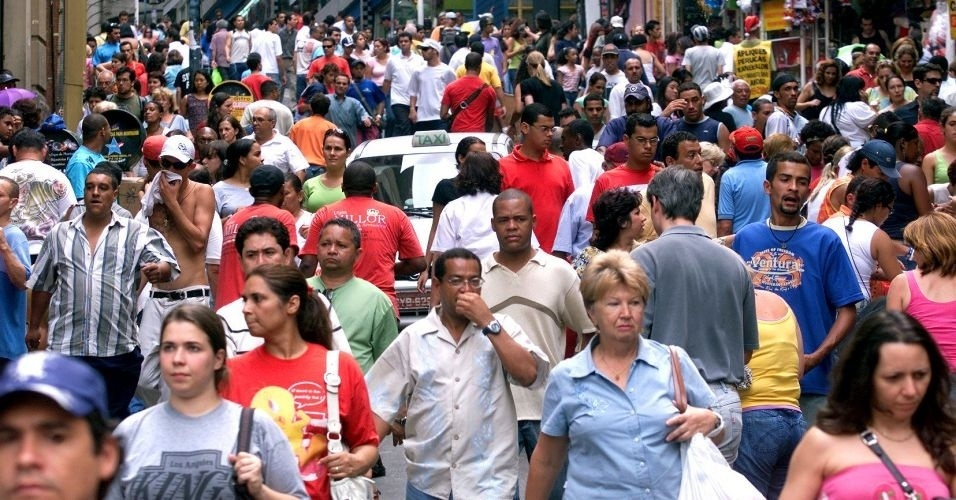
#> input picture Master/src/V03/pessoas/im6.jpg, 956 x 500 px, found by its file name
$ python face_recon.py pessoas/im6.jpg pessoas/im6.jpg   (Python 2 division)
#> lines starting #> are read from the running program, lines starting #| are printed output that depends on the picture; after the words box and inside, x2 and y2 are one past the last pixel; in counts of white or black regions, pixels touching at a corner belong together
# https://realpython.com/blog/python/face-recognition-with-python/
# cd /Users/mauricioalouan/Dropbox/MLAgro/V03/
# source activate opencv

from sys import argv
import cv2

# Get user supplied values
#imagePath = argv[1]
#cascPath = sys.argv[2]

imagelocation = "/Users/mauricioalouan/Dropbox/MLAgro/V03/pessoas/"
imagename = "im6.jpg"
cascPath = "/Users/mauricioalouan/Dropbox/MLAgro/V03/haar/haarcascade_frontalface_alt.xml"

#imagelocation = "/Users/mauricioalouan/Dropbox/MLAgro/V03/area/"
#imagename = "area.jpg"
#cascPath = "/Users/mauricioalouan/Dropbox/MLAgro/V03/haar/laranja20-01.xml"


imagePath = imagelocation + "/" + imagename


# Create the haar cascade
faceCascade = cv2.CascadeClassifier(cascPath)

# Read the image
image = cv2.imread(imagePath)
#> image is the input picture: shape (500, 956, 3); mean B, G, R 112.8, 107.9, 128
cv2.imshow("Faces found" ,image)

gray = cv2.cvtColor(image, cv2.COLOR_BGR2GRAY)
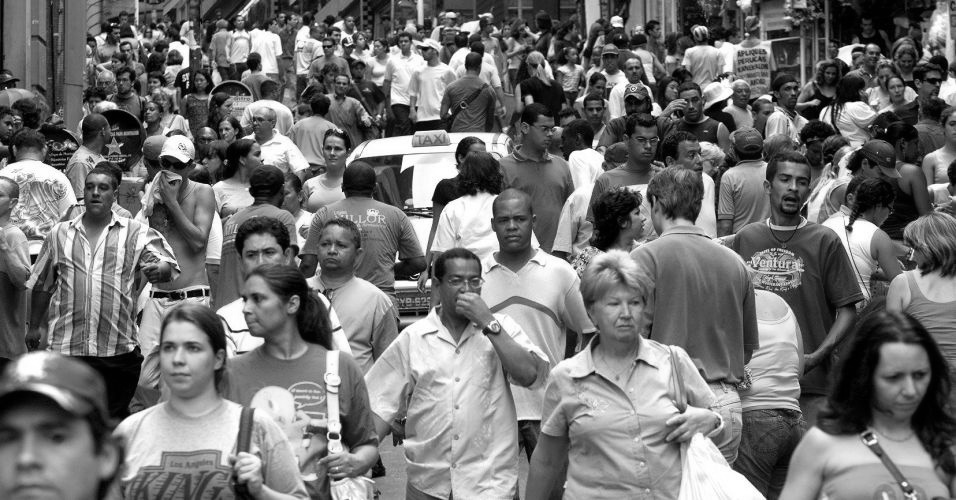
#> gray: shape (500, 956); min 0, max 255, mean 114.5

detector = cv2.CascadeClassifier(cascPath)
faces = detector.detectMultiScale(gray, scaleFactor=1.1,
	minNeighbors=2, minSize=(10, 10), maxSize =(100,100))
#> faces = 17 rows, first 6: [885, 78, 23, 23], [139, 102, 21, 21], [582, 100, 25, 25], [195, 132, 22, 22], [319, 138, 28, 28], [631, 127, 33, 33]

#detector = cv2.CascadeClassifier(cascPath)
#faces = detector.detectMultiScale(gray, scaleFactor=1.5,
#	minNeighbors=2, minSize=(120, 120), maxSize =(200,200))


print "Found {0} faces!".format(len(faces))
#| Found 17 faces!

# Draw a rectangle around the faces
for (x, y, w, h) in faces:
    cv2.rectangle(image, (x, y), (x+w, y+h), (0, 255, 0), 2)
#> this loop made 17 passes
#> (x, y, w, h) on passes 1 to 12: (885, 78, 23, 23), (139, 102, 21, 21), (582, 100, 25, 25), (195, 132, 22, 22), (319, 138, 28, 28), (631, 127, 33, 33), (77, 171, 40, 40), (769, 161, 50, 50), (490, 201, 46, 46), (311, 226, 46, 46), (234, 234, 52, 52), (443, 263, 46, 46)
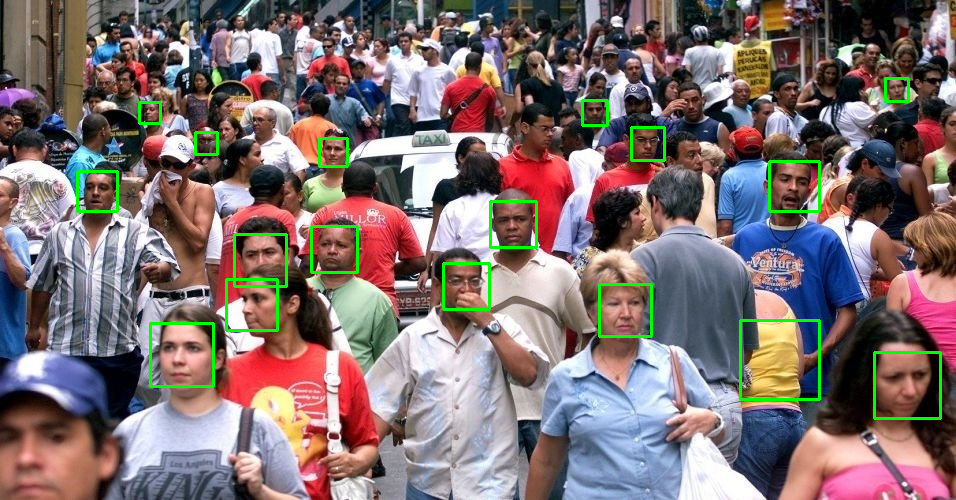
#> image: shape (500, 956, 3); 1.85% of pixels changed, all inside (x1, y1, x2, y2) = (76, 77, 942, 420)

cv2.imshow("Faces found" ,image)
cv2.waitKey(0)

$ run again, with Master/src/V03/pessoas/im1.jpg copied over Master/src/V03/pessoas/im6.jpg
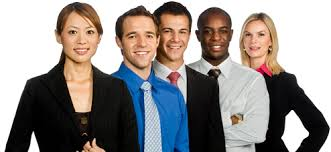
#> input picture Master/src/V03/pessoas/im1.jpg, 331 x 152 px, found by its file name
#> image is the input picture: shape (152, 331, 3); mean B, G, R 137.7, 140.2, 145.5
#> `gray = cv2.cvtColor(image, cv2.COLOR_BGR2GRAY)`:
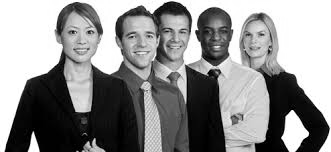
#> gray: shape (152, 331); min 0, max 255, mean 141.5
#> faces = [[155, 16, 40, 40], [197, 17, 37, 37], [118, 18, 46, 46], [236, 21, 38, 38], [59, 15, 46, 46]]
#| Found 5 faces!
#> the loop `for (x, y, w, h) in faces:` made 5 passes
#> after the loop `for (x, y, w, h) in faces:`:
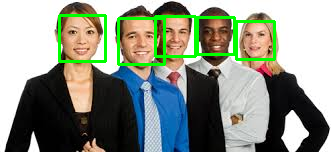
#> image: shape (152, 331, 3); 4.7% of pixels changed, all inside (x1, y1, x2, y2) = (58, 14, 276, 66)

$ run again, with Master/src/V03/pessoas/im2.jpg copied over Master/src/V03/pessoas/im6.jpg
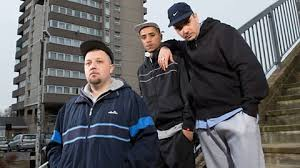
#> input picture Master/src/V03/pessoas/im2.jpg, 300 x 168 px, found by its file name
#> image is the input picture: shape (168, 300, 3); mean B, G, R 96, 93.3, 93.5
#> `gray = cv2.cvtColor(image, cv2.COLOR_BGR2GRAY)`:
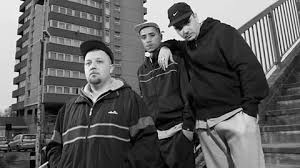
#> gray: shape (168, 300); min 0, max 254, mean 93.7
#> faces = [[136, 27, 25, 25], [80, 52, 29, 29]]
#| Found 2 faces!
#> the loop `for (x, y, w, h) in faces:` made 2 passes
#> after the loop `for (x, y, w, h) in faces:`:
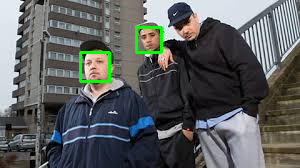
#> image: shape (168, 300, 3); 1.27% of pixels changed, all inside (x1, y1, x2, y2) = (79, 26, 163, 83)

$ run again, with Master/src/V03/pessoas/im3.jpg copied over Master/src/V03/pessoas/im6.jpg
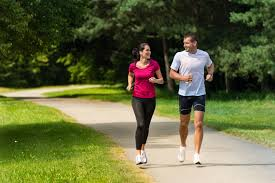
#> input picture Master/src/V03/pessoas/im3.jpg, 275 x 183 px, found by its file name
#> image is the input picture: shape (183, 275, 3); mean B, G, R 62.9, 103.6, 100.1
#> `gray = cv2.cvtColor(image, cv2.COLOR_BGR2GRAY)`:
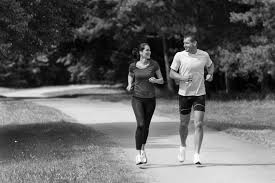
#> gray: shape (183, 275); min 0, max 254, mean 97.9
#> faces = ()
#| Found 0 faces!
